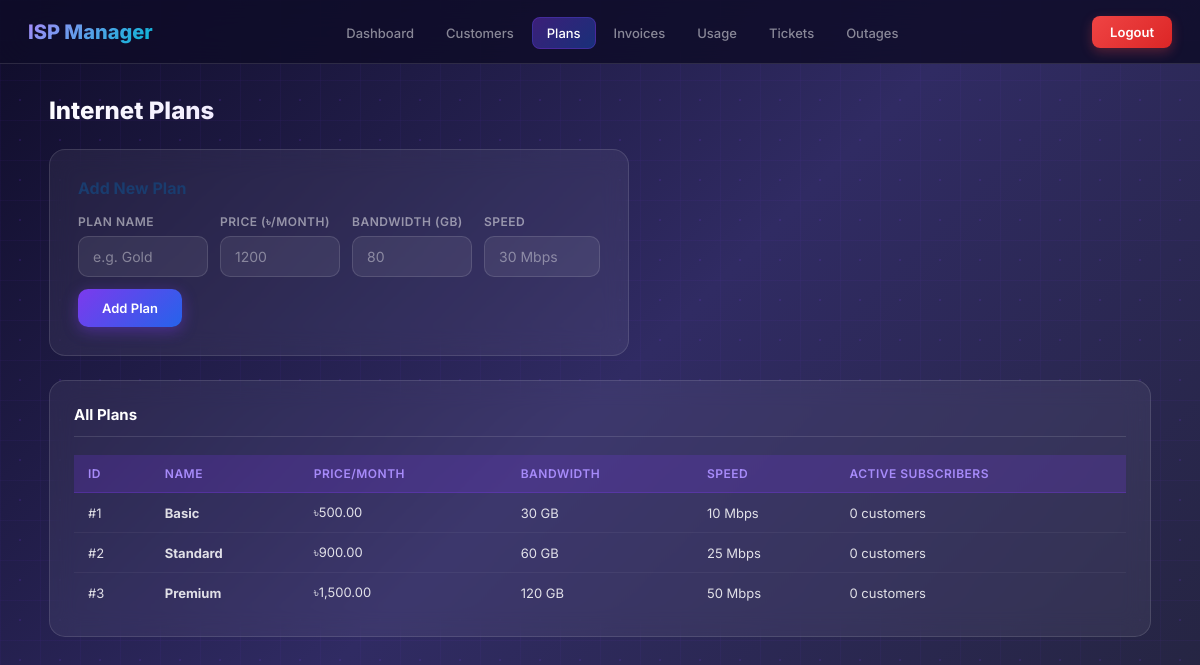
The page /plans.php (signed in) on the database its author committed.
### tables this page shows
CREATE TABLE Plan (
    plan_id            INT            AUTO_INCREMENT PRIMARY KEY,
    plan_name          VARCHAR(100)   NOT NULL,
    price_monthly      DECIMAL(10,2)  NOT NULL,
    bandwidth_limit_gb INT            NOT NULL,
    speed_mbps         VARCHAR(50)
);

### db.php (called while the page is built, shortened)
<?php
function db_get_all($conn, $sql) {
    $result = mysqli_query($conn, $sql);
    $rows = [];
    while ($row = mysqli_fetch_assoc($result)) {
        $rows[] = $row;
    }
    return $rows;
}
?>

### plans.php (the view, shortened to what this page needs)
<?php
require_once '../includes/db.php';
$plans = db_get_all($conn,
    "SELECT p.*, COUNT(s.subscription_id) AS subscribers
     FROM Plan p
     LEFT JOIN Subscription s ON p.plan_id = s.plan_id AND s.status = 'active'
     GROUP BY p.plan_id
     ORDER BY p.price_monthly ASC"
);
$role = 'admin';
?>
<!DOCTYPE html>
<html lang="en">
<head>
<link rel="stylesheet" href="../css/style.css">
</head>
<body>
<?php include '../includes/nav.php'; ?>
<div class="page-wrap">
    <div class="page-title">Internet Plans</div>
    <div class="form-card" style="margin-bottom:24px;">
        <h2 style="font-size:16px; font-weight:700; color:#1a3c6e; margin-bottom:16px;">Add New Plan</h2>
        <form method="POST" style="display:flex; gap:12px; flex-wrap:wrap; align-items:flex-end;">
            <div class="form-group" style="flex:1; margin:0; min-width:130px;">
                <label>Plan Name</label>
                <input type="text" name="plan_name" placeholder="e.g. Gold" required>
            </div>
            <div class="form-group" style="flex:1; margin:0; min-width:120px;">
                <label>Price (৳/month)</label>
                <input type="number" name="price_monthly" step="0.01" placeholder="1200" required>
            </div>
            <div class="form-group" style="flex:1; margin:0; min-width:120px;">
                <label>Bandwidth (GB)</label>
                <input type="number" name="bandwidth_limit_gb" placeholder="80" required>
            </div>
            <div class="form-group" style="flex:1; margin:0; min-width:110px;">
                <label>Speed</label>
                <input type="text" name="speed_mbps" placeholder="30 Mbps" required>
            </div>
            <button type="submit" class="btn btn-primary" style="width:auto;">Add Plan</button>
        </form>
    </div>
    <div class="card">
        <h2>All Plans</h2>
        <table>
            <thead>
                <tr>
                    <th>ID</th><th>Name</th><th>Price/Month</th>
                    <th>Bandwidth</th><th>Speed</th><th>Active Subscribers</th>
                </tr>
            </thead>
            <tbody>
            <?php foreach ($plans as $p): ?>
                <tr>
                    <td>#<?= $p['plan_id'] ?></td>
                    <td><strong><?= htmlspecialchars($p['plan_name']) ?></strong></td>
                    <td>৳<?= number_format($p['price_monthly'], 2) ?></td>
                    <td><?= $p['bandwidth_limit_gb'] ?> GB</td>
                    <td><?= $p['speed_mbps'] ?></td>
                    <td><?= $p['subscribers'] ?> customers</td>
                </tr>
            <?php endforeach; ?>
            </tbody>
        </table>
    </div>
</div>
</body>
</html>

### nav.php (shortened to what this page needs)
<nav>
    <div class="logo">ISP <span>Manager</span></div>
    <ul>
    <?php if ($role === 'admin'): ?>
        <li><a href="admin_dashboard.php"  <?= basename($_SERVER['PHP_SELF'])==='admin_dashboard.php'  ?'class="active"':'' ?>>Dashboard</a></li>
        <li><a href="customers.php"        <?= basename($_SERVER['PHP_SELF'])==='customers.php'        ?'class="active"':'' ?>>Customers</a></li>
        <li><a href="plans.php"            <?= basename($_SERVER['PHP_SELF'])==='plans.php'            ?'class="active"':'' ?>>Plans</a></li>
        <li><a href="invoices.php"         <?= basename($_SERVER['PHP_SELF'])==='invoices.php'         ?'class="active"':'' ?>>Invoices</a></li>
        <li><a href="usage.php"            <?= basename($_SERVER['PHP_SELF'])==='usage.php'            ?'class="active"':'' ?>>Usage</a></li>
        <li><a href="tickets.php"          <?= basename($_SERVER['PHP_SELF'])==='tickets.php'          ?'class="active"':'' ?>>Tickets</a></li>
        <li><a href="outages.php"          <?= basename($_SERVER['PHP_SELF'])==='outages.php'          ?'class="active"':'' ?>>Outages</a></li>
    <?php endif; ?>
    </ul>
    <a href="../logout.php" class="logout-btn">Logout</a>
</nav>

### style.css (style rules this page uses)
* { margin: 0; padding: 0; box-sizing: border-box; }
body { font-family: 'Inter', 'Segoe UI', sans-serif; min-height: 100vh; background-color: #0f0c29; background-image: radial-gradient(circle, rgba(124,58,237,0.15) 1px, transparent 1px), linear-gradient(rgba(124,58,237,0.05) 1px, transparent 1px), linear-gradient(90deg, rgba(124,58,237,0.05) 1px, transparent 1px), linear-gradient(135deg, #0f0c29 0%, #302b63 50%, #24243e 100%); background-size: 40px 40px, 40px 40px, 40px 40px, 100% 100%; color: rgba(255,255,255,0.85); }
nav { background: rgba(15,12,41,0.85); backdrop-filter: blur(20px); border-bottom: 1px solid rgba(255,255,255,0.12); padding: 0 28px; display: flex; align-items: center; justify-content: space-between; height: 64px; position: sticky; top: 0; z-index: 100; }
nav .logo { font-size: 20px; font-weight: 800; background: linear-gradient(135deg, #a78bfa, #06b6d4); -webkit-background-clip: text; -webkit-text-fill-color: transparent; background-clip: text; }
nav ul { list-style: none; display: flex; gap: 4px; }
nav ul li a { color: rgba(255,255,255,0.5); text-decoration: none; padding: 7px 14px; border-radius: 8px; font-size: 13px; font-weight: 500; transition: all 0.2s; }
nav ul li a.active { color: white; background: linear-gradient(135deg, rgba(124,58,237,0.4), rgba(37,99,235,0.4)); border: 1px solid rgba(124,58,237,0.3); }
nav .logout-btn { background: linear-gradient(135deg, #ef4444, #dc2626); color: white; border: none; padding: 8px 18px; border-radius: 8px; cursor: pointer; font-size: 13px; font-weight: 600; text-decoration: none; transition: all 0.2s; box-shadow: 0 4px 12px rgba(239,68,68,0.3); }
.form-group { margin-bottom: 16px; }
.form-group label { display: block; font-size: 12px; font-weight: 600; color: rgba(255,255,255,0.5); margin-bottom: 7px; text-transform: uppercase; letter-spacing: 0.5px; }
.form-group input, .form-group select, .form-group textarea { width: 100%; padding: 11px 14px; background: rgba(255,255,255,0.07); border: 1px solid rgba(255,255,255,0.12); border-radius: 10px; font-size: 14px; color: white; font-family: 'Inter', sans-serif; transition: all 0.2s; }
.form-group input::placeholder, .form-group textarea::placeholder { color: rgba(255,255,255,0.4); }
input[type="month"], input[type="date"], input[type="datetime-local"], input[type="number"], input[type="text"], input[type="email"], input[type="password"] { color: white; background: rgba(255,255,255,0.07); }
.btn { display: inline-block; padding: 11px 24px; border-radius: 10px; border: none; cursor: pointer; font-size: 13px; font-weight: 600; text-decoration: none; transition: all 0.2s; font-family: 'Inter', sans-serif; }
.btn-primary { background: linear-gradient(135deg, #7c3aed, #2563eb); color: white; width: 100%; text-align: center; box-shadow: 0 4px 15px rgba(124,58,237,0.4); }
.page-wrap { max-width: 1150px; margin: 32px auto; padding: 0 24px; }
.page-title { font-size: 24px; font-weight: 800; margin-bottom: 24px; background: linear-gradient(135deg, white, #a78bfa); -webkit-background-clip: text; -webkit-text-fill-color: transparent; background-clip: text; }
.card { background: rgba(255,255,255,0.06); border: 1px solid rgba(255,255,255,0.12); backdrop-filter: blur(12px); border-radius: 16px; padding: 24px; margin-bottom: 24px; }
.card h2 { font-size: 15px; font-weight: 700; color: white; margin-bottom: 18px; padding-bottom: 12px; border-bottom: 1px solid rgba(255,255,255,0.12); }
table { width: 100%; border-collapse: collapse; font-size: 13px; }
table th { background: rgba(124,58,237,0.2); color: #a78bfa; font-weight: 600; padding: 11px 14px; text-align: left; font-size: 12px; text-transform: uppercase; letter-spacing: 0.5px; border-bottom: 1px solid rgba(124,58,237,0.3); }
table td { padding: 11px 14px; border-bottom: 1px solid rgba(255,255,255,0.05); color: rgba(255,255,255,0.85); }
table tr:last-child td { border-bottom: none; }
.form-card { background: rgba(255,255,255,0.06); border: 1px solid rgba(255,255,255,0.12); backdrop-filter: blur(12px); border-radius: 16px; padding: 28px; max-width: 580px; }
a { color: #a78bfa; }

### rows shown on the page
plan: plan_id "1", plan_name "Basic", price_monthly "500.00", bandwidth_limit_gb "30", speed_mbps "10 Mbps", subscribers "0"
plan: plan_id "2", plan_name "Standard", price_monthly "900.00", bandwidth_limit_gb "60", speed_mbps "25 Mbps", subscribers "0"
plan: plan_id "3", plan_name "Premium", price_monthly "1,500.00", bandwidth_limit_gb "120", speed_mbps "50 Mbps", subscribers "0"
